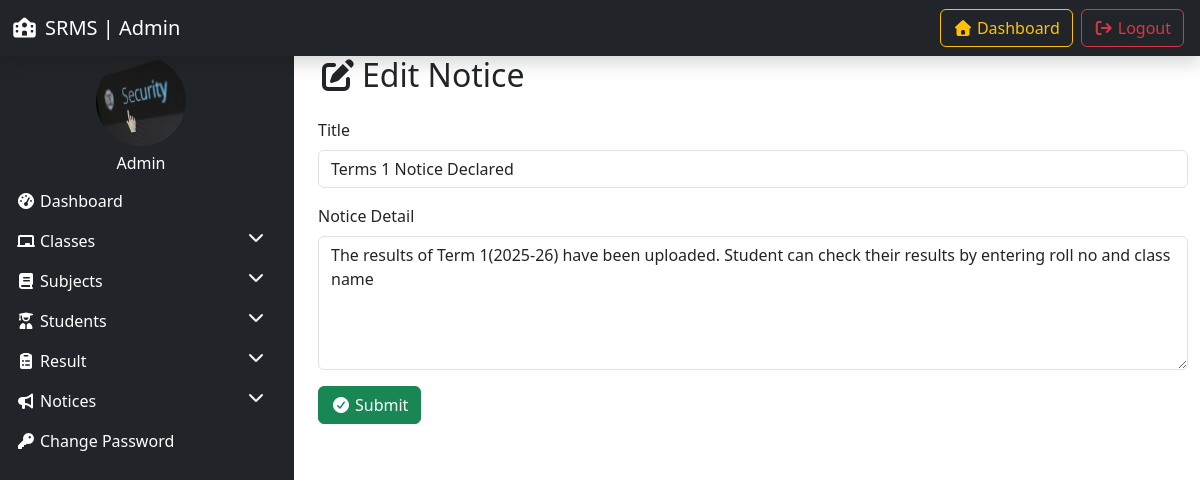
/edit_notice/9/ (signed in), run on the app's committed database.
### resultapp/models.py (models this page shows, shortened)
class Notice(models.Model):
    title = models.CharField(max_length=100)
    detail = models.TextField()
    posting_date = models.DateTimeField(auto_now_add=True)
    updation_date = models.DateTimeField(auto_now=True)

### resultapp/views.py (the view, shortened to what this page needs)
# urls.py: path('edit_notice/<int:notice_id>/',view=edit_notice,name='edit_notice'),
@login_required
def edit_notice(request,notice_id):
    notice_obj = get_object_or_404(Notice,id=notice_id)
    return render(request,'edit_notice.html',locals())

### resultapp/templates/edit_notice.html (shortened to what this page needs)
{% extends "admin_base.html" %}
{% block content %}
<div class="container">
    <h2 class="mb-4"><i class="fas fa-edit me-1"></i>Edit Notice</h2>
    <form method="post">
       <div class="mb-3">
            <label for="title" class="form-label">Title</label>
            <input type="text" class="form-control" id="title" class="title"  name="title" placeholder="Enter the Notice title" required value="{{notice_obj.title}}">
        </div>
       <div class="mb-3">
            <label for="details" class="form-label">Notice Detail</label>
            <textarea type="text" class="form-control" id="details" rows= "5" class="details"  name="details" required>{{notice_obj.detail}}</textarea>
        </div>
        <button type="submit" class="btn btn-success">
            <i class="fas fa-check-circle me-1"></i>Submit
        </button>
    </form>
</div>
{% endblock %}

### data on the page
Notice: title "Terms 1 Notice Declared", details "The results of Term 1(2025-26) have been uploaded. Student can check their results by entering roll no and class name"
